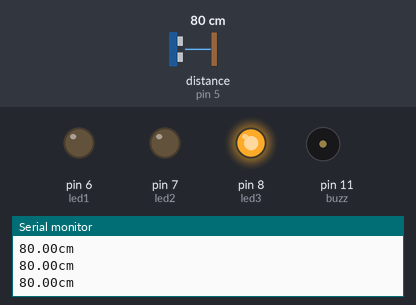
Bench run of a sketch on a simulated Arduino Uno, built with avr-gcc and run on an emulated ATmega328P. Shown: output pins drawn as LEDs (lit = HIGH), buzzer (waves = sounding), the last lines printed to the serial monitor. The inputs (shaded band) are chosen by the test bench; at power-on: distance to the obstacle (sensor on pin 5) 80 cm. The echo pulse lasts 58.3 µs per cm.

Above: at 1.2 s.
1.3 s: distance to the obstacle (sensor on pin 5) set to 33 cm
2.8 s: distance to the obstacle (sensor on pin 5) set to 26 cm
At 3.14 s:
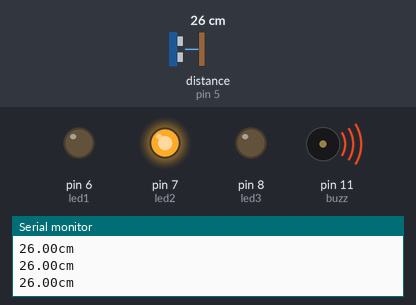
5.8 s: distance to the obstacle (sensor on pin 5) set to 12 cm
8.8 s: distance to the obstacle (sensor on pin 5) set to 9 cm
At 10.0 s:
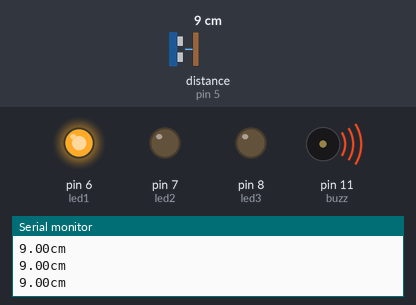
10.3 s: distance to the obstacle (sensor on pin 5) set to 4 cm
11.8 s: distance to the obstacle (sensor on pin 5) set to 2 cm
Timing chart, 0 to 14.8 s (numbered marks = the images above; inputs shaded):
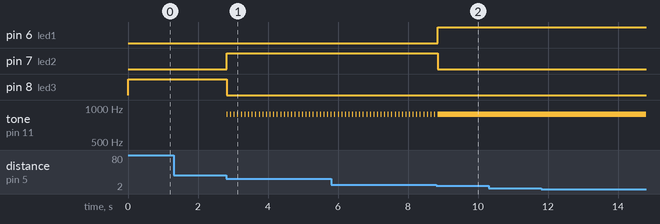

The sketch:

sketch_jun03b.ino
```cpp
#include <hcsr04.h>

#define TRIG_PIN 4
#define ECHO_PIN 5

const int buzz = 11;
const int led1 = 6;
const int led2 = 7;
const int led3 = 8;

HCSR04 hcsr04(TRIG_PIN, ECHO_PIN, 20, 4000);

double a;

void setup(){
  Serial.begin(9600);
  pinMode(led1, OUTPUT);
  pinMode(led2, OUTPUT);
  pinMode(led3, OUTPUT);
  pinMode(buzz, OUTPUT);
}
void loop() {
  a = hcsr04.distanceInMillimeters()/10;

  if (a>=30) {
    digitalWrite (led3 , HIGH);
    digitalWrite (led2, LOW);
    digitalWrite (led1 , LOW);
  }
  if (a<30 and a>10) {
    digitalWrite (led2 , HIGH);
    digitalWrite (led3 , LOW);
    digitalWrite (led1 , LOW);
    tone(buzz, 880, a);
  }
  if (a<=10) {
    digitalWrite (led1 , HIGH);
    digitalWrite (led3 , LOW);
    digitalWrite (led2, LOW);
    tone(buzz, 880, a*50);
  }

  Serial.print(a);
  Serial.println("cm");
  delay(100);
}
```

Measured:
- the behaviour switches between 30 and 29 cm on distance to the obstacle (sensor on pin 5) (found by bisection; images 0 and 1)
- the behaviour switches between 11 and 10 cm on distance to the obstacle (sensor on pin 5) (found by bisection; images 1 and 2)
- after the input at 2.8 s, pin 7 (led2): LOW → HIGH at once; pin 8 (led3): HIGH → LOW at once; tone on pin 11 (buzz): alternates 880 Hz for 0.03 s and silent for 0.08 s, starting at once
- after the input at 8.8 s, pin 6 (led1): LOW → HIGH after 0.05 s; pin 7 (led2): HIGH → LOW after 0.05 s; tone on pin 11 (buzz): goes on until 8.9 s, then stays 880 Hz
